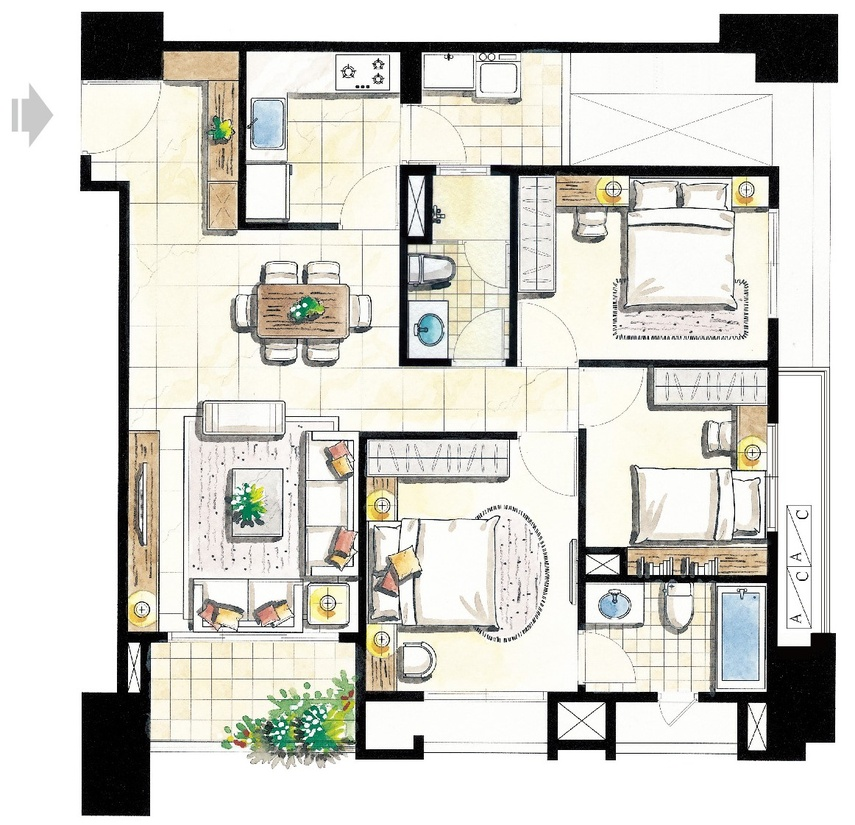
#> input picture images/FloorPlan (2).jpg, 855 x 825 px, shrunk from 1162 x 1122 before the run
$ python -i obstacle.py   (imports and definitions only)
#> lines starting #> are read from the running program, lines starting #| are printed output that depends on the picture; after the words box and inside, x2 and y2 are one past the last pixel; in counts of white or black regions, pixels touching at a corner belong together
from pathlib import Path
from typing import List, Tuple, Dict
import numpy as np
from PIL import Image
import cv2
import sys

# Path arrangement
FILE = Path(__file__).resolve()
ROOT = FILE.parents[1]
sys.path.insert(0, str(ROOT))  # for import modules

from fengshui.item import Item  # Core class, very important

# [32 lines left out: function apply_white_boxes, not called in this run]


def floor_plan_binarization(image_path: Path) -> np.ndarray:
    """
    Binarize the floor plan image.

    Parameters:
    - image_path (Path): Path to the image file.

    Returns:
    - np.ndarray: Binarized image.
    """
#> called with image_path = '../images/FloorPlan (2).jpg'
    try:
        pil_image = Image.open(image_path)
#> pil_image is the input picture: PIL image 855x825 RGB; mean R, G, B 212.5, 211.4, 204.9
        image = np.array(pil_image)
    except Exception as e:
        raise ValueError(f"Failed to load image from {image_path}: {e}")

    if image is None:
        raise ValueError(f"Failed to load image from {image_path}")

    # Check if the image is already grayscale or not
    if len(image.shape) == 3:  # If image has 3 channels, it's a color image
        image = cv2.cvtColor(image, cv2.COLOR_BGR2GRAY)
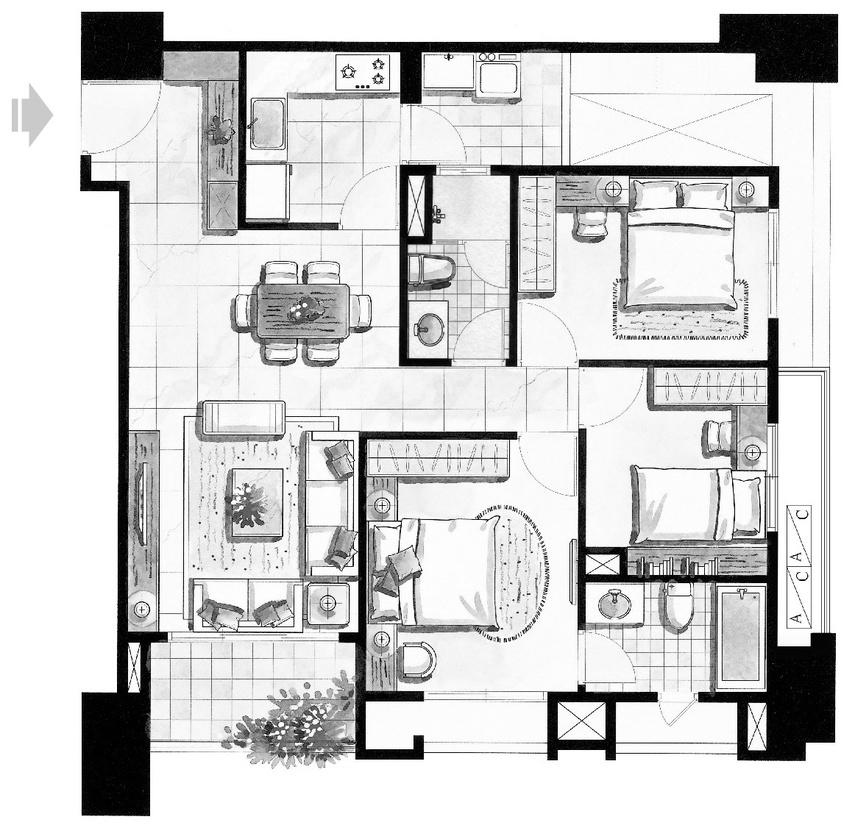
#> image: shape (825, 855); min 0, max 255, mean 209.6

    # Apply bilateral filter
    blur = cv2.bilateralFilter(image, 10, 100, 1000)
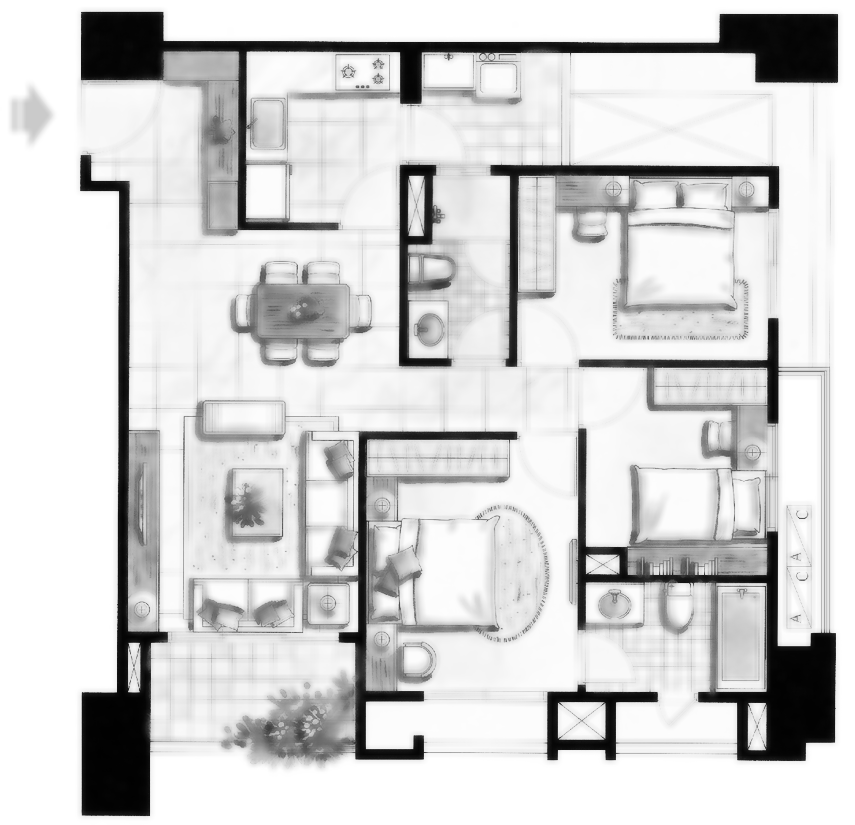
#> blur: shape (825, 855); min 1, max 255, mean 210.3

    # Apply morphological operations
    kernel = np.ones((3, 3), np.uint8)
    img_erode = cv2.erode(blur, kernel)
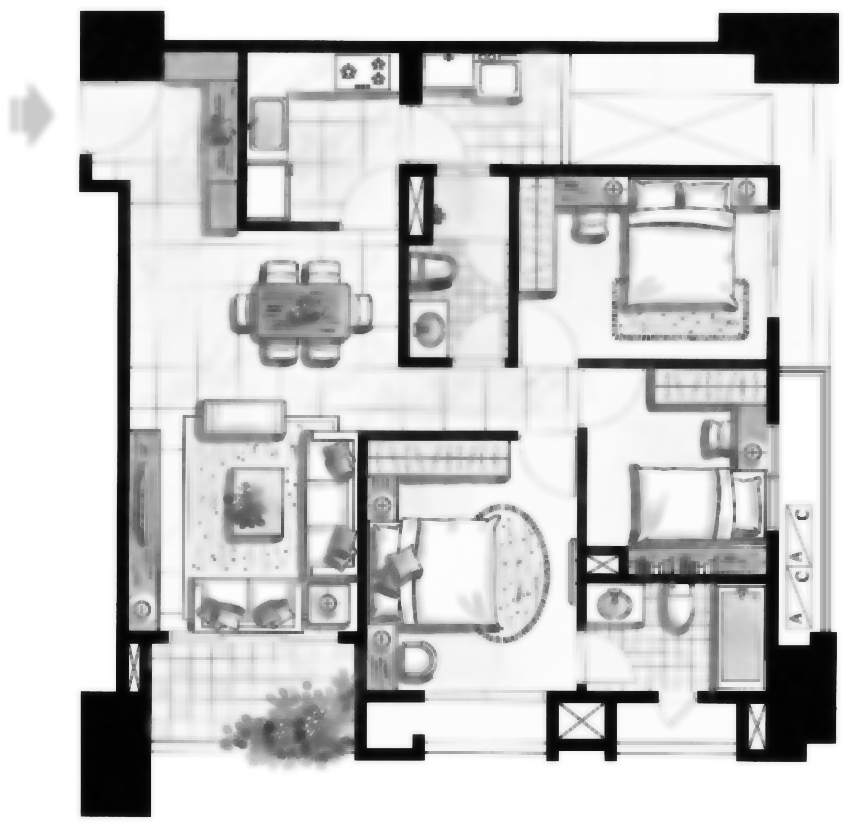
#> img_erode: shape (825, 855); min 1, max 255, mean 202.3
    img_dilate = cv2.dilate(img_erode, kernel)

    # Apply threshold to binarize the image
    ret, result = cv2.threshold(img_dilate, 70, 255, cv2.THRESH_BINARY)
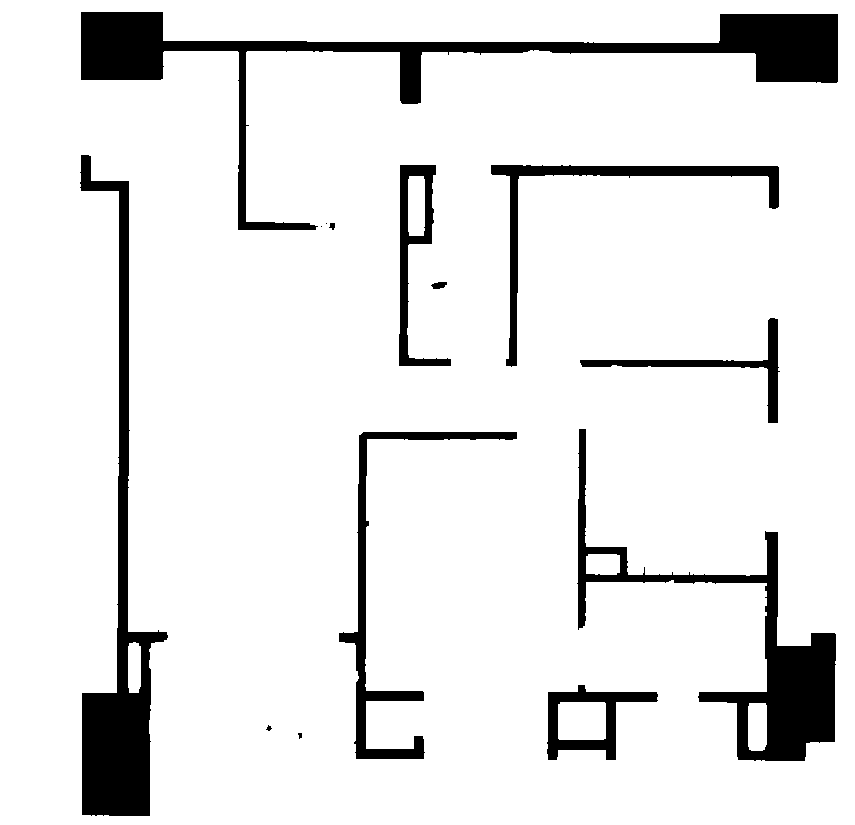
#> result: shape (825, 855); 90.3% white; 14 black regions (3 under 20 px), largest, box (x1, y1, x2, y2) and area: (81, 12, 838, 230) 21109, (80, 155, 168, 816) 15081, (577, 429, 836, 761) 13810

    return result


# [104 lines left out: functions bresenham_line, points_check, items_obstacle_detect, not called in this run]

# [8 lines not run here, left out]

>>> result = floor_plan_binarization('../images/FloorPlan (2).jpg')

$ run again, on images/524735148407652516.jpg
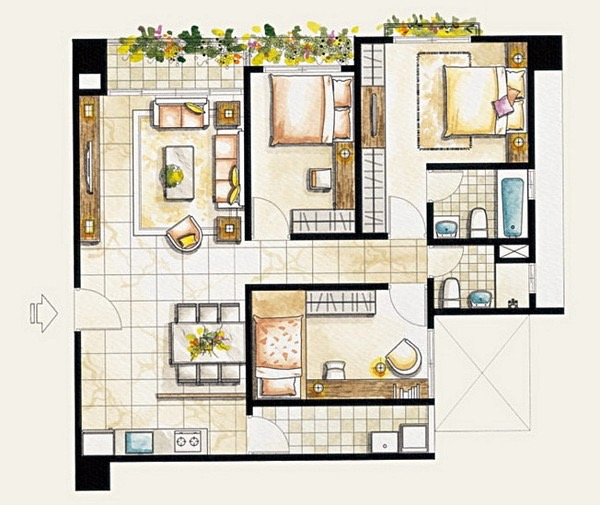
#> input picture images/524735148407652516.jpg, 600 x 505 px
#> in floor_plan_binarization, pil_image is the input picture: PIL image 600x505 RGB; mean R, G, B 211.5, 205.8, 191.8
#> in floor_plan_binarization, `img_erode = cv2.erode(blur, kernel)`:
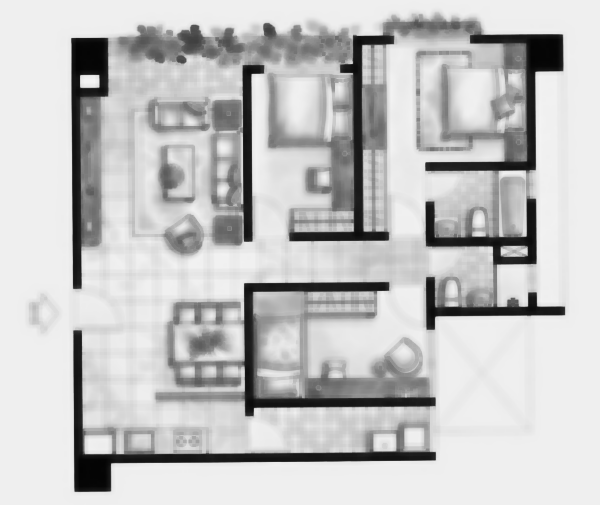
#> img_erode: shape (505, 600); min 3, max 244, mean 195.3
#> in floor_plan_binarization, `ret, result = cv2.threshold(img_dilate, 70, 255, cv2.THRESH_BINARY)`:
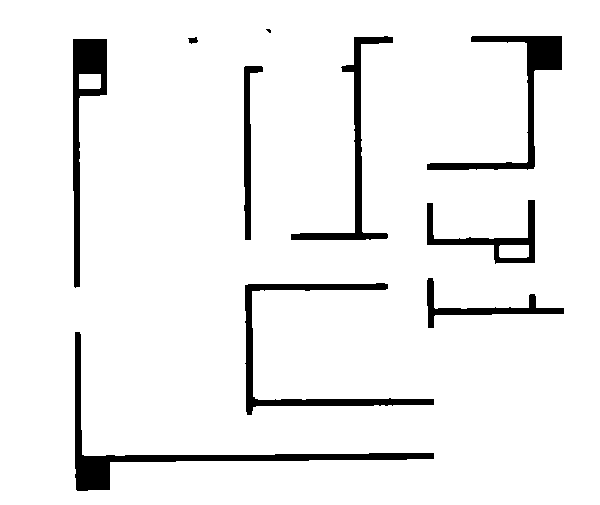
#> result: shape (505, 600); 93.8% white; 10 black regions (1 under 20 px), largest, box (x1, y1, x2, y2) and area: (75, 332, 434, 491) 4030, (245, 283, 434, 415) 2926, (427, 36, 562, 170) 2812

$ run again, on images/532436593819254883.jpg
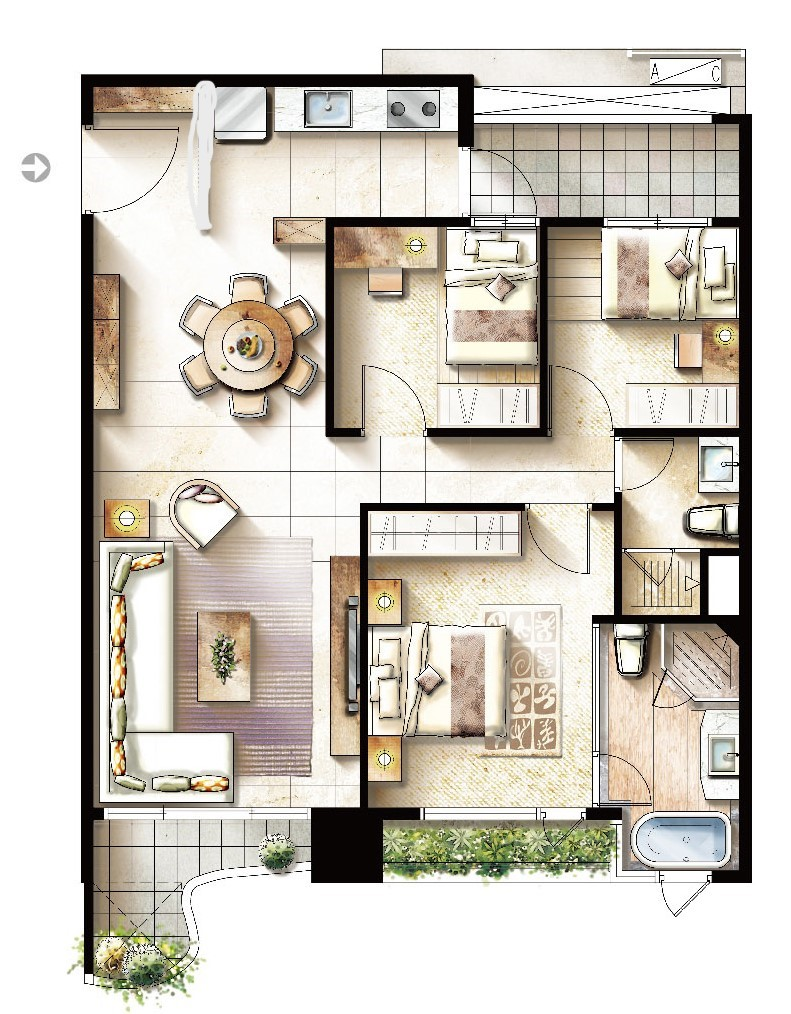
#> input picture images/532436593819254883.jpg, 791 x 1014 px
#> in floor_plan_binarization, pil_image is the input picture: PIL image 791x1014 RGB; mean R, G, B 209, 203.6, 194.3
#> in floor_plan_binarization, `img_erode = cv2.erode(blur, kernel)`:
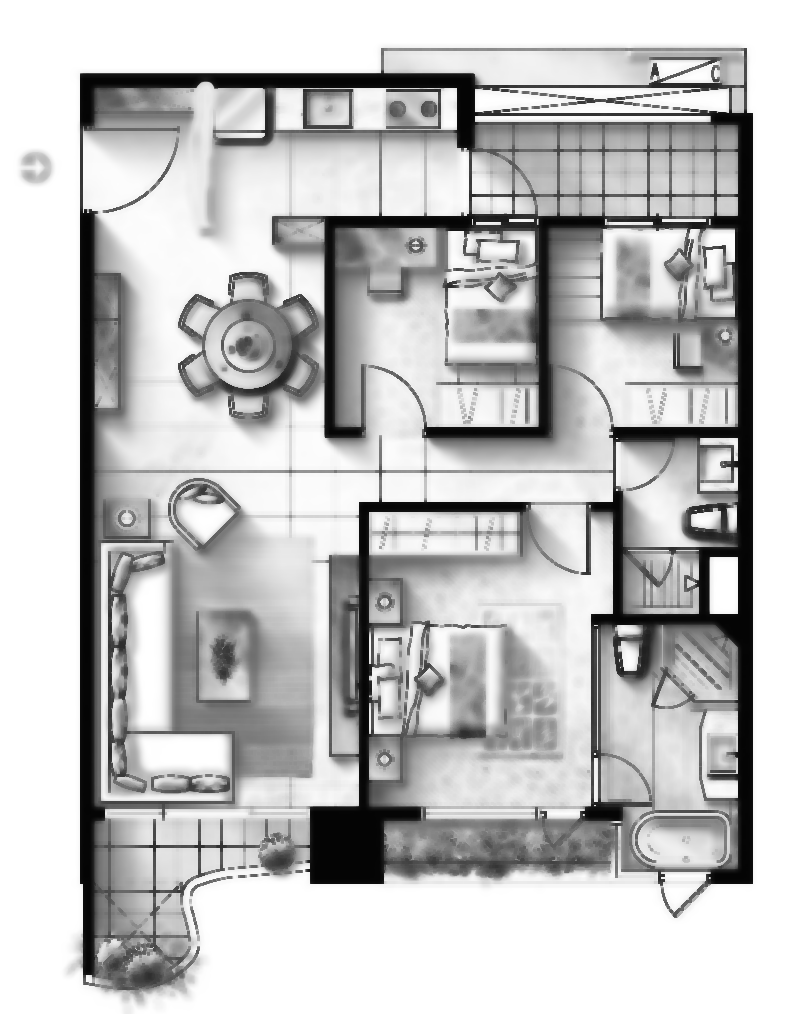
#> img_erode: shape (1014, 791); min 4, max 255, mean 192.6
#> in floor_plan_binarization, `ret, result = cv2.threshold(img_dilate, 70, 255, cv2.THRESH_BINARY)`:
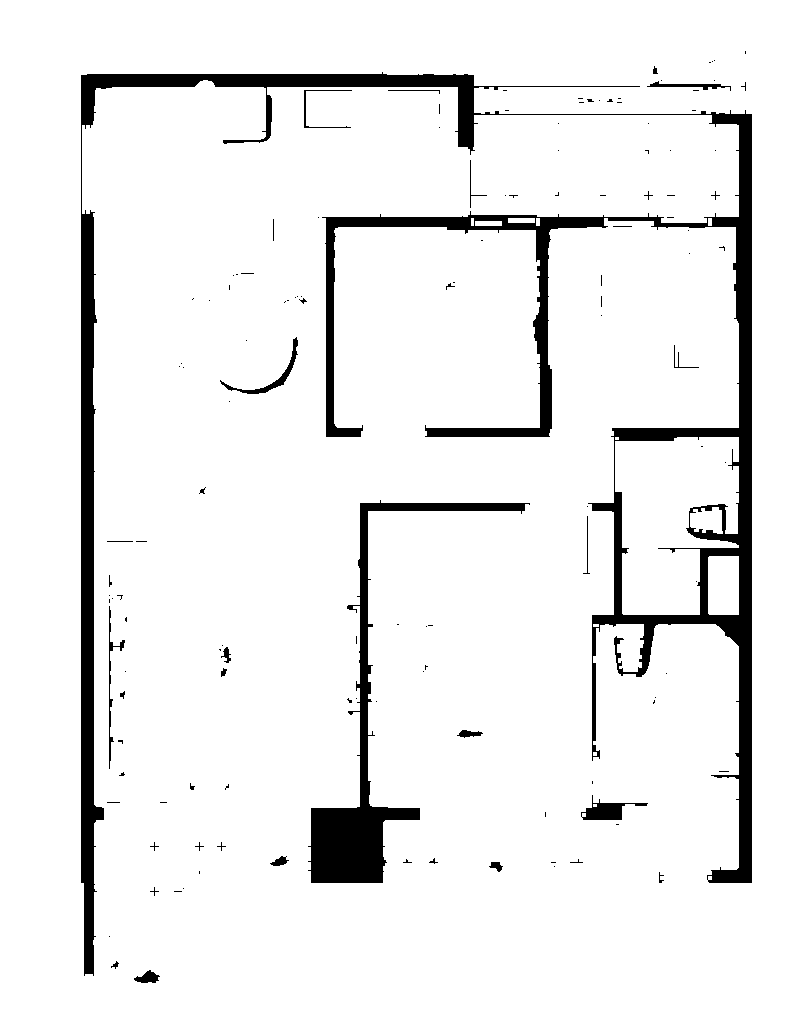
#> result: shape (1014, 791); 92.8% white; 135 black regions (110 under 20 px), largest, box (x1, y1, x2, y2) and area: (81, 72, 752, 976) 44348, (308, 500, 530, 883) 9874, (581, 795, 648, 820) 657
